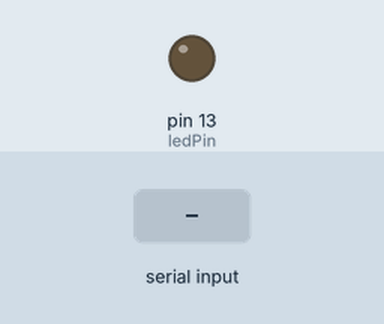
Simulated run of this sketch. Board: Arduino Uno, built with avr-gcc and run on an emulated ATmega328P. Shown: output pins drawn as LEDs (lit = HIGH). The inputs (shaded band) are chosen by the test bench. What the sketch prints to the serial monitor is not drawn.

Above: at 1.8 s.
1.9 s: "on" received over the second serial link
At 3.6 s:
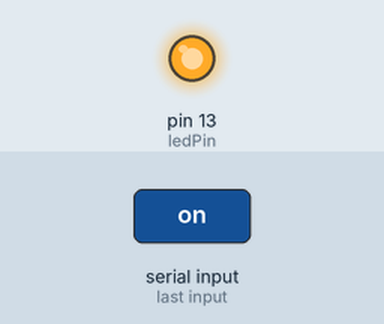
7.3 s: "off" received over the second serial link
At 9.0 s:
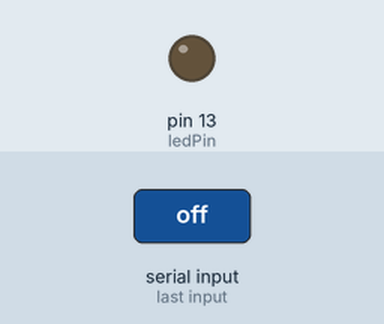
Timing chart, 0 to 10.5 s (numbered marks = the images above; inputs shaded):
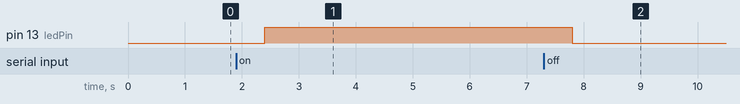

Measured:
- after the input at 1.9 s, pin 13 (ledPin): LOW → HIGH after 0.50 s
- after the input at 7.3 s, pin 13 (ledPin): HIGH → LOW after 0.50 s

The sketch:

bluetooth.ino
```cpp
#include <SoftwareSerial.h>

#include <Math.h>
#include <Wire.h>
#include <Adafruit_Sensor.h>
#include <Adafruit_HMC5883_U.h>
unsigned long BAUD_RATE = 9600;
const int BLUETOOTH_TX = 8;
const int BLUETOOTH_RX = 7;
const int READ_TIME = 500;
unsigned long prevMillis;
int ledPin = 13;

Adafruit_HMC5883_Unified mag = Adafruit_HMC5883_Unified(12345);
SoftwareSerial bluetooth (BLUETOOTH_TX, BLUETOOTH_RX);
void displaySensorDetails(void)
{
  sensor_t sensor;
  mag.getSensor(&sensor);
  Serial.println("------------------------------------");
  Serial.print  ("Sensor:       "); Serial.println(sensor.name);
  Serial.print  ("Driver Ver:   "); Serial.println(sensor.version);
  Serial.print  ("Unique ID:    "); Serial.println(sensor.sensor_id);
  Serial.print  ("Max Value:    "); Serial.print(sensor.max_value); Serial.println(" uT");
  Serial.print  ("Min Value:    "); Serial.print(sensor.min_value); Serial.println(" uT");
  Serial.print  ("Resolution:   "); Serial.print(sensor.resolution); Serial.println(" uT");
  Serial.println("------------------------------------");
  Serial.println("");
  delay(500);
}

void setup(){
  Serial.begin(BAUD_RATE);
  pinMode(ledPin, OUTPUT);
  bluetooth.begin(BAUD_RATE);
  Serial.println("Setup Complete");
  if(!mag.begin())
  {
    /* There was a problem detecting the HMC5883 ... check your connections */
    Serial.println("Ooops, no HMC5883 detected ... Check your wiring!");
    while(1);
  }
  displaySensorDetails();
}

void loop(){
  //sensors_event_t event;
  //mag.getEvent(&event);
if (Serial.available()){
  String str;
  Serial.print("Input:");
  prevMillis = millis();
  while(millis() - prevMillis < READ_TIME){
  if (Serial.available ()){
    char c =  Serial.read();
    if (c != 10 && c != 13){
      str += c;
  } } }
  bluetooth.print(str);
  Serial.println(str);
}

if (bluetooth.available ()){
  String  str = "";
  Serial.print("HM10: ");
  prevMillis  = millis();
  while(millis() - prevMillis < READ_TIME){
    if(bluetooth.available()){
      str += (char) bluetooth.read();
    }
  }
  if(str == "on"){
    digitalWrite(ledPin,HIGH);
    Serial.println("on");
  }
  if(str == "off"){
    digitalWrite(ledPin,LOW);
    Serial.println("off");
  }
  if(str == "w"){
    //Serial.println(-10);
    sensors_event_t event;
    //Serial.println(0);
    mag.getEvent(&event);
    //Serial.println(10);
    float heading = atan2(event.magnetic.y, event.magnetic.x);
    //Serial.println(20);
    float declinationAngle = 0.22;
    heading += declinationAngle;
    if(heading < 0)
       heading += 2*PI;
    if(heading > 2*PI)
       heading -= 2*PI;
    float headingDegrees = heading * 180/M_PI;
    Serial.println(headingDegrees);
  }
  //Serial.println(str);
}}
```
